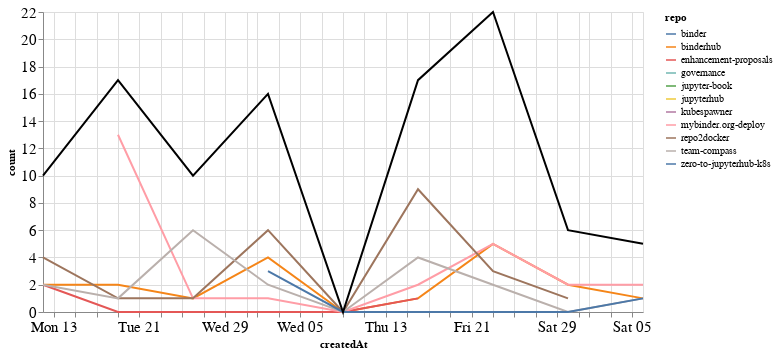

Notebook code cell kept with this figure:
### Markdown cell above
## Comments

### Code cell
comments_time = comments.groupby('repo').resample('W', on='createdAt').count()['author'].reset_index()
comments_time = comments_time.rename(columns={'author': 'count'})
comments_time_total = comments_time.groupby('createdAt').agg({"count": "sum"}).reset_index()
ch1 = alt.Chart(comments_time, width=600).mark_line().encode(
    x='createdAt',
    y='count',
    color='repo',
    tooltip="repo"
)

ch2 = alt.Chart(comments_time_total, width=600).mark_line(color="black").encode(
    x='createdAt',
    y='count',
)

ch1 + ch2

### Figure 1 — Vega-Lite specification as saved in the notebook (floating-point values rounded to 4 significant figures)
{"config": {"axisLeft": {"labelFontSize": 15}, "axisBottom": {"labelFontSize": 15}}, "layer": [{"data": {"name": "data-380ae18eba37b6b99fe396709bd417a0"}, "mark": "line", "encoding": {"color": {"type": "nominal", "field": "repo"}, "tooltip": {"type": "nominal", "field": "repo"}, "x": {"type": "temporal", "field": "createdAt"}, "y": {"type": "quantitative", "field": "count"}}, "width": 600}, {"data": {"name": "data-42956e1c39231091550c429d7b860deb"}, "mark": {"type": "line", "color": "black"}, "encoding": {"x": {"type": "temporal", "field": "createdAt"}, "y": {"type": "quantitative", "field": "count"}}, "width": 600}], "$schema": "https://vega.github.io/schema/vega-lite/v4.8.1.json", "datasets": {"data-380ae18eba37b6b99fe396709bd417a0": [{"repo": "binder", "createdAt": "2020-08-23T00:00:00", "count": 1}, {"repo": "binderhub", "createdAt": "2020-07-12T00:00:00", "count": 2}, {"repo": "binderhub", "createdAt": "2020-07-19T00:00:00", "count": 2}, {"repo": "binderhub", "createdAt": "2020-07-26T00:00:00", "count": 1}, {"repo": "binderhub", "createdAt": "2020-08-02T00:00:00", "count": 4}, {"repo": "binderhub", "createdAt": "2020-08-09T00:00:00", "count": 0}, {"repo": "binderhub", "createdAt": "2020-08-16T00:00:00", "count": 1}, {"repo": "binderhub", "createdAt": "2020-08-23T00:00:00", "count": 5}, {"repo": "binderhub", "createdAt": "2020-08-30T00:00:00", "count": 2}, {"repo": "binderhub", "createdAt": "2020-09-06T00:00:00", "count": 1}, {"repo": "enhancement-proposals", "createdAt": "2020-07-12T00:00:00", "count": 2}, {"repo": "enhancement-proposals", "createdAt": "2020-07-19T00:00:00", "count": 0}, {"repo": "enhancement-proposals", "createdAt": "2020-07-26T00:00:00", "count": 0}, {"repo": "enhancement-proposals", "createdAt": "2020-08-02T00:00:00", "count": 0}, {"repo": "enhancement-proposals", "createdAt": "2020-08-09T00:00:00", "count": 0}, {"repo": "enhancement-proposals", "createdAt": "2020-08-16T00:00:00", "count": 1}, {"repo": "governance", "createdAt": "2020-08-23T00:00:00", "count": 2}, {"repo": "jupyter-book", "createdAt": "2020-08-30T00:00:00", "count": 1}, {"repo": "jupyterhub", "createdAt": "2020-08-23T00:00:00", "count": 4}, {"repo": "kubespawner", "createdAt": "2020-07-26T00:00:00", "count": 1}, {"repo": "mybinder.org-deploy", "createdAt": "2020-07-19T00:00:00", "count": 13}, {"repo": "mybinder.org-deploy", "createdAt": "2020-07-26T00:00:00", "count": 1}, {"repo": "mybinder.org-deploy", "createdAt": "2020-08-02T00:00:00", "count": 1}, {"repo": "mybinder.org-deploy", "createdAt": "2020-08-09T00:00:00", "count": 0}, {"repo": "mybinder.org-deploy", "createdAt": "2020-08-16T00:00:00", "count": 2}, {"repo": "mybinder.org-deploy", "createdAt": "2020-08-23T00:00:00", "count": 5}, {"repo": "mybinder.org-deploy", "createdAt": "2020-08-30T00:00:00", "count": 2}, {"repo": "mybinder.org-deploy", "createdAt": "2020-09-06T00:00:00", "count": 2}, {"repo": "repo2docker", "createdAt": "2020-07-12T00:00:00", "count": 4}, {"repo": "repo2docker", "createdAt": "2020-07-19T00:00:00", "count": 1}, {"repo": "repo2docker", "createdAt": "2020-07-26T00:00:00", "count": 1}, {"repo": "repo2docker", "createdAt": "2020-08-02T00:00:00", "count": 6}, {"repo": "repo2docker", "createdAt": "2020-08-09T00:00:00", "count": 0}, {"repo": "repo2docker", "createdAt": "2020-08-16T00:00:00", "count": 9}, {"repo": "repo2docker", "createdAt": "2020-08-23T00:00:00", "count": 3}, {"repo": "repo2docker", "createdAt": "2020-08-30T00:00:00", "count": 1}, {"repo": "team-compass", "createdAt": "2020-07-12T00:00:00", "count": 2}, {"repo": "team-compass", "createdAt": "2020-07-19T00:00:00", "count": 1}, {"repo": "team-compass", "createdAt": "2020-07-26T00:00:00", "count": 6}, {"repo": "team-compass", "createdAt": "2020-08-02T00:00:00", "count": 2}, {"repo": "team-compass", "createdAt": "2020-08-09T00:00:00", "count": 0}, {"repo": "team-compass", "createdAt": "2020-08-16T00:00:00", "count": 4}, {"repo": "team-compass", "createdAt": "2020-08-23T00:00:00", "count": 2}, {"repo": "team-compass", "createdAt": "2020-08-30T00:00:00", "count": 0}, {"repo": "team-compass", "createdAt": "2020-09-06T00:00:00", "count": 1}, {"repo": "zero-to-jupyterhub-k8s", "createdAt": "2020-08-02T00:00:00", "count": 3}, {"repo": "zero-to-jupyterhub-k8s", "createdAt": "2020-08-09T00:00:00", "count": 0}, {"repo": "zero-to-jupyterhub-k8s", "createdAt": "2020-08-16T00:00:00", "count": 0}, {"repo": "zero-to-jupyterhub-k8s", "createdAt": "2020-08-23T00:00:00", "count": 0}, {"repo": "zero-to-jupyterhub-k8s", "createdAt": "2020-08-30T00:00:00", "count": 0}, {"repo": "zero-to-jupyterhub-k8s", "createdAt": "2020-09-06T00:00:00", "count": 1}], "data-42956e1c39231091550c429d7b860deb": [{"createdAt": "2020-07-12T00:00:00", "count": 10}, {"createdAt": "2020-07-19T00:00:00", "count": 17}, {"createdAt": "2020-07-26T00:00:00", "count": 10}, {"createdAt": "2020-08-02T00:00:00", "count": 16}, {"createdAt": "2020-08-09T00:00:00", "count": 0}, {"createdAt": "2020-08-16T00:00:00", "count": 17}, {"createdAt": "2020-08-23T00:00:00", "count": 22}, {"createdAt": "2020-08-30T00:00:00", "count": 6}, {"createdAt": "2020-09-06T00:00:00", "count": 5}]}}
